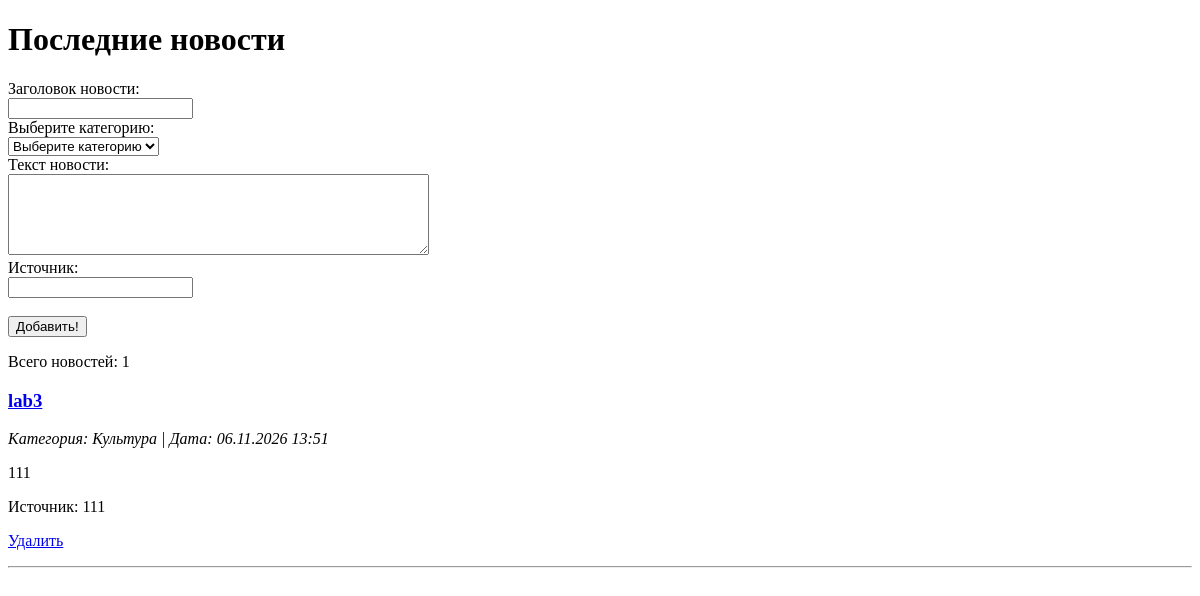
Before: /news.php with the older database file.
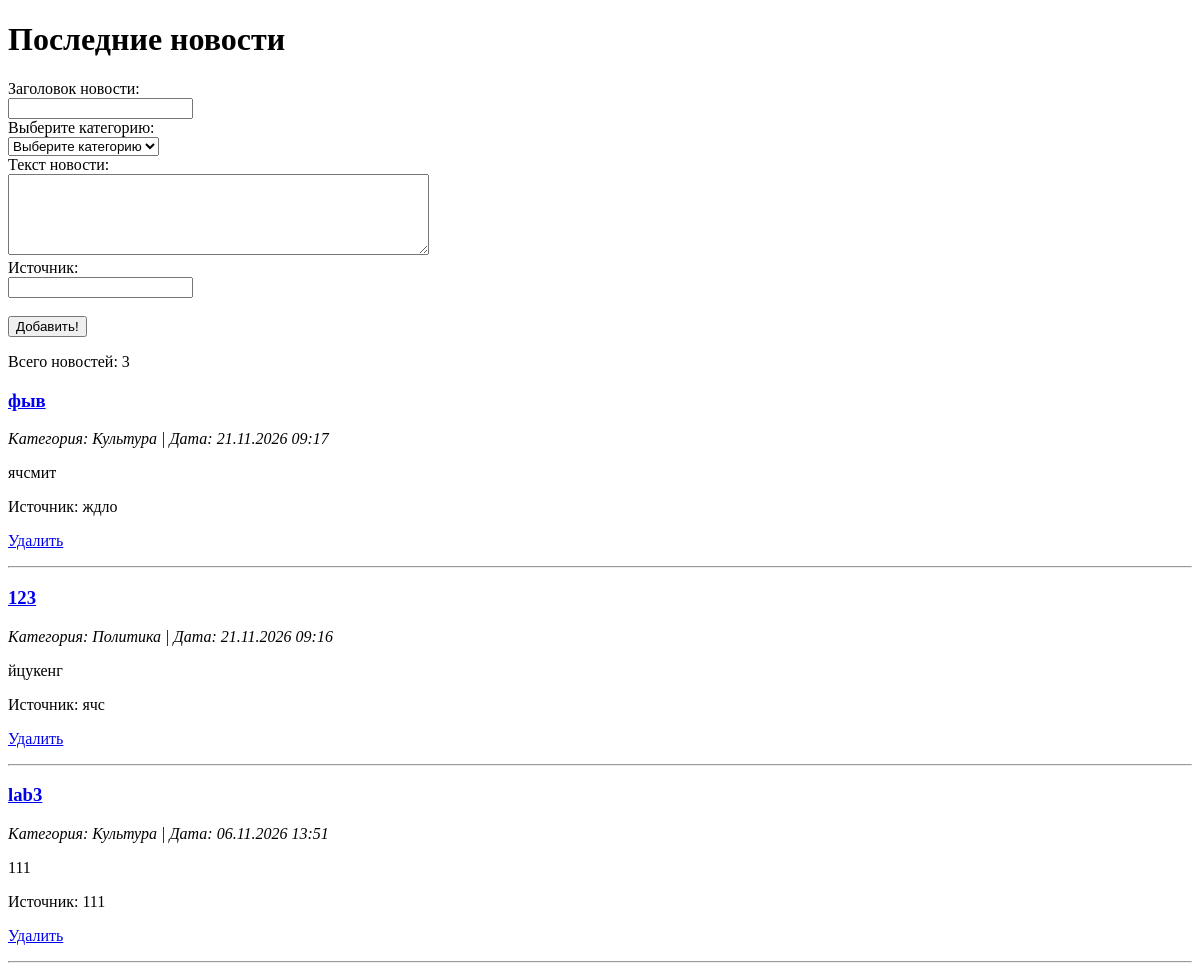
After: the same page with the newer database file.
### tables this page shows
CREATE TABLE msgs(
                    id INTEGER PRIMARY KEY AUTOINCREMENT,
                    title TEXT,
                    category INTEGER,
                    description TEXT,
                    source TEXT,
                    datetime INTEGER
                );

### NewsDB.class.php (called while the page is built, shortened)
<?php
class NewsDB implements INewsDB, IteratorAggregate
{
    private $_db;
    public function __construct()
    {
        $isNew = !file_exists(self::DB_NAME);
        $this->_db = new SQLite3(self::DB_NAME);
        $this->getCategories();
    }
    private function getCategories(): void
    {
        $res = $this->_db->query('SELECT id, name FROM category');
        if ($res) {
            while ($row = $res->fetchArray(SQLITE3_ASSOC)) {
                $this->items[$row['id']] = $row['name'];
            }
        }
    }
    public function getNews()
    {
        $sql = "
            SELECT msgs.id as id, title, category.name as category,
                   description, source, datetime
            FROM msgs, category
            WHERE category.id = msgs.category
            ORDER BY msgs.id DESC
        ";
        $res = $this->_db->query($sql);
        $news = [];
        while ($row = $res->fetchArray(SQLITE3_ASSOC)) {
            $news[] = $row;
        }
        return $news;
    }
}
?>

### get_news.inc.php (the view, shortened to what this page needs)
<?php
$newsList = $news->getNews();
if ($newsList === false) {
    $errMsg = 'Произошла ошибка при выводе новостной ленты';
} else {
    $count = count($newsList);
    echo '<p>Всего новостей: ' . $count . '</p>';
    foreach ($newsList as $item) {
        $id = (int)$item['id'];
        $category = htmlspecialchars($item['category'], ENT_QUOTES, 'UTF-8');
        $description = nl2br(htmlspecialchars($item['description'], ENT_QUOTES, 'UTF-8'));
        $source = htmlspecialchars($item['source'], ENT_QUOTES, 'UTF-8');
        $datetime = date('d.m.Y H:i', (int)$item['datetime']);
        echo '<article>';
        echo "<h3><a href='?id=" . $item['id'] . "'>" . htmlspecialchars($item['title']) . "</a></h3>";
        echo '<p><em>Категория: ' . $category . ' | Дата: ' . $datetime . '</em></p>';
        echo '<p>' . $description . '</p>';
        echo '<p>Источник: ' . $source . '</p>';
        echo '<p>';
        echo '<a href="?del=' . $id . '" onclick="return confirm(\'Удалить новость?\');">Удалить</a>';
        echo '</p>';
        echo '</article><hr>';
    }
}
?>

### news.php (shortened to what this page needs)
<?php
require_once 'NewsDB.class.php';
$news = new NewsDB();
?>
<!DOCTYPE html>
<html>
<head>
</head>
<body>
    <h1>Последние новости</h1>
    <form action="<?= $_SERVER['PHP_SELF']; ?>" method="post">
        Заголовок новости:<br>
        <input type="text" name="title" required><br>
        Выберите категорию:<br>
        <select name="category" required>
            <option value="" selected disabled>Выберите категорию</option>
        </select>
        <br />
        Текст новости:<br>
        <textarea name="description" cols="50" rows="5" required></textarea><br>
        Источник:<br>
        <input type="text" name="source" required><br>
        <br>
        <input type="submit" value="Добавить!">
    </form>
    <?php include 'get_news.inc.php'; ?>
</body>
</html>

Changed rows visible on the page:
added msgs: title "фыв", category "Культура", datetime "21.11.2026 09:17", description "ячсмит", source "ждло"
added msgs: title "123", category "Политика", datetime "21.11.2026 09:16", description "йцукенг", source "ячс"
Other visible differences:
$count: "1" → "3"
